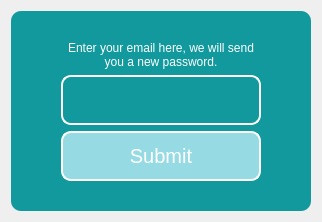
      <widget class="QWidget" name="Recover_Password_Page">
       <layout class="QGridLayout" name="gridLayout_7">
        <item row="0" column="0">
         <layout class="QGridLayout" name="gridLayout_6">
          <item row="0" column="0">
           <widget class="QFrame" name="frame_4">
            <property name="sizePolicy">
             <sizepolicy hsizetype="Fixed" vsizetype="Fixed">
              <horstretch>0</horstretch>
              <verstretch>0</verstretch>
             </sizepolicy>
            </property>
            <property name="minimumSize">
             <size>
              <width>300</width>
              <height>200</height>
             </size>
            </property>
            <property name="styleSheet">
             <string notr="true">background-color: #11999e;
border-radius: 10px</string>
            </property>
            <property name="frameShape">
             <enum>QFrame::StyledPanel</enum>
            </property>
            <property name="frameShadow">
             <enum>QFrame::Raised</enum>
            </property>
            <layout class="QVBoxLayout" name="verticalLayout_9">
             <item>
              <layout class="QVBoxLayout" name="verticalLayout_5">
               <property name="topMargin">
                <number>10</number>
               </property>
               <property name="bottomMargin">
                <number>10</number>
               </property>
               <item alignment="Qt::AlignHCenter">
                <widget class="QLabel" name="label_7">
                 <property name="sizePolicy">
                  <sizepolicy hsizetype="Fixed" vsizetype="Fixed">
                   <horstretch>200</horstretch>
                   <verstretch>0</verstretch>
                  </sizepolicy>
                 </property>
                 <property name="minimumSize">
                  <size>
                   <width>200</width>
                   <height>0</height>
                  </size>
                 </property>
                 <property name="styleSheet">
                  <string notr="true">color: white;</string>
                 </property>
                 <property name="text">
                  <string>Enter your email here, we will send you a new password.</string>
                 </property>
                 <property name="alignment">
                  <set>Qt::AlignCenter</set>
                 </property>
                 <property name="wordWrap">
                  <bool>true</bool>
                 </property>
                </widget>
               </item>
               <item alignment="Qt::AlignHCenter">
                <widget class="QTextEdit" name="recovery_email">
                 <property name="minimumSize">
                  <size>
                   <width>200</width>
                   <height>50</height>
                  </size>
                 </property>
                 <property name="maximumSize">
                  <size>
                   <width>200</width>
                   <height>50</height>
                  </size>
                 </property>
                 <property name="styleSheet">
                  <string notr="true">border: 2px solid #fff;
color: #fff; margin:0;</string>
                 </property>
                </widget>
               </item>
               <item alignment="Qt::AlignHCenter">
                <widget class="QPushButton" name="recovery_submit_btn">
                 <property name="minimumSize">
                  <size>
                   <width>200</width>
                   <height>50</height>
                  </size>
                 </property>
                 <property name="maximumSize">
                  <size>
                   <width>200</width>
                   <height>50</height>
                  </size>
                 </property>
                 <property name="font">
                  <font>
                   <pointsize>15</pointsize>
                  </font>
                 </property>
                 <property name="styleSheet">
                  <string notr="true">QPushButton
{
	border: 2px solid #fff;
	background-color: #96dae4;
	color: #fff;
}

QPushButton:hover
{
	background-color: #FFF;
	color: black;
}</string>
                 </property>
                 <property name="text">
                  <string>Submit</string>
                 </property>
                </widget>
               </item>
              </layout>
             </item>
            </layout>
           </widget>
          </item>
         </layout>
        </item>
       </layout>
      </widget>
